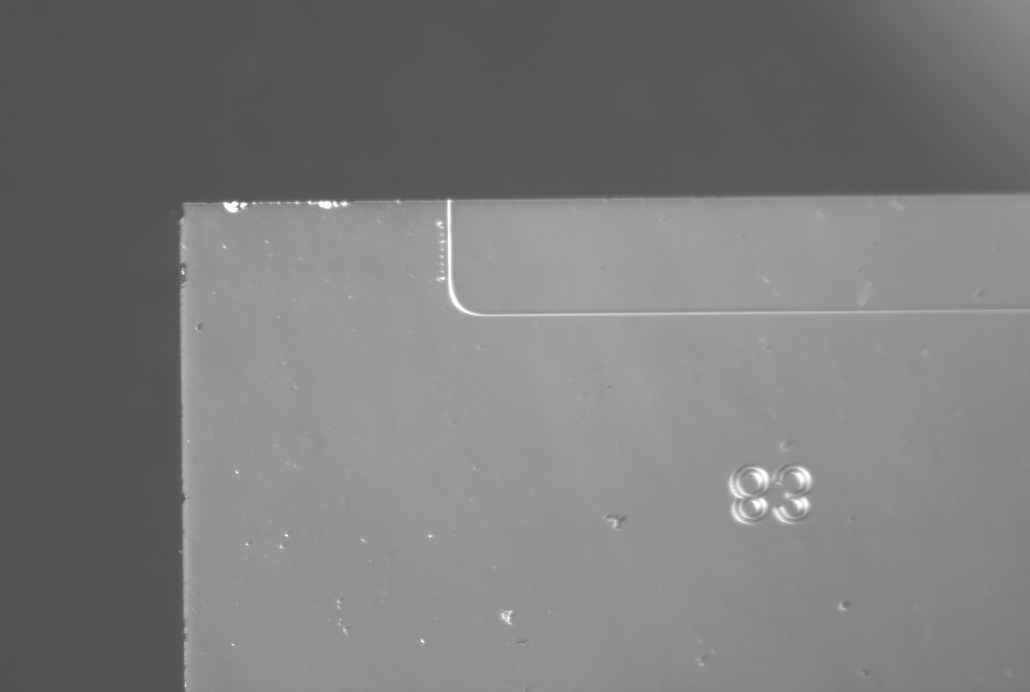
#> input picture Pictures/foto2.png, 3088 x 2076 px (shown at 1/3 size)
$ python 'edge detection.py'
#> lines starting #> are read from the running program, lines starting #| are printed output that depends on the picture; after the words box and inside, x2 and y2 are one past the last pixel; in counts of white or black regions, pixels touching at a corner belong together
import cv2
import numpy as np
import matplotlib.pyplot as plt

Draw_detected_lines = True
thickness_lines = 1
thickness_intersection = 1
thickness_mid_points = 3

# Adjust contrast function (if needed)
def adjust_contrast(image, alpha=2, beta=1):
    return cv2.convertScaleAbs(image, alpha=alpha, beta=beta)

# Function to filter lines within a 10-pixel range
def filter_lines_within_range(lines, axis='horizontal', threshold=10):
    if len(lines) == 0:
        return []

    if axis == 'horizontal':
        lines_sorted = sorted(lines, key=lambda line: line[1])  # Sort by y-coordinate for horizontal lines
    else:
        lines_sorted = sorted(lines, key=lambda line: line[0])  # Sort by x-coordinate for vertical lines

    # Start by taking the first line
    filtered_lines = [lines_sorted[0]]

    # Iterate through the sorted lines and filter them if they are within the threshold
    for line in lines_sorted[1:]:
        if axis == 'horizontal':
            if abs(line[1] - filtered_lines[-1][1]) <= threshold:
                filtered_lines.append(line)
        else:
            if abs(line[0] - filtered_lines[-1][0]) <= threshold:
                filtered_lines.append(line)

    return filtered_lines

# Function to fit a line using linear regression
def fit_line_linear_regression(points, axis='horizontal'):
    if len(points) == 0:
        return None
    if axis == 'horizontal':
        x = np.array([p[0] for p in points])
        y = np.array([p[1] for p in points])
    else:
        x = np.array([p[1] for p in points])
        y = np.array([p[0] for p in points])

    # Perform linear regression
    A = np.vstack([x, np.ones(len(x))]).T
    m, b = np.linalg.lstsq(A, y, rcond=None)[0]
    return m, b

# Convert the slope and intercept into a line (for horizontal or vertical)
def get_line_from_regression(slope, intercept, image_shape, axis='horizontal'):
    height, width = image_shape[:2]
    if axis == 'horizontal':
        x1, x2 = 0, width
        y1 = int(slope * x1 + intercept)
        y2 = int(slope * x2 + intercept)
        return np.array([x1, y1, x2, y2], dtype=np.int32)
    else:
        y1, y2 = 0, height
        x1 = int(slope * y1 + intercept)
        x2 = int(slope * y2 + intercept)
        return np.array([x1, y1, x2, y2], dtype=np.int32)

# Function to calculate intersection between the two lines
def calculate_intersection(m1, b1, m2, b2):
    # Intersection of y = m1 * x + b1 and x = m2 * y + b2
    # Solve for x first:
    x_intersection = (m2 * b1 + b2) / (1 - m2 * m1)

    # Solve for y using the horizontal line equation
    y_intersection = m1 * x_intersection + b1
    return int(x_intersection), int(y_intersection)


# Load the image
# image_path = "C:/Users/patri/Documents/Proberen en testen/nieuwe fotos/foto6.png"  # Replace with your image path
image_path = './Pictures/foto2.png' # Replace with your image path
image = cv2.imread(image_path)
#> image is the input picture: shape (2076, 3088, 3); min 76, max 255, mean 123.1

# Set the scaling factor
scale_factor = 2  # This will double the size of the image

# Get the original dimensions
height, width = image.shape[:2]

# Calculate new dimensions
new_width = int(width * scale_factor)
new_height = int(height * scale_factor)

# Upscale the image using different interpolation methods
# Choose the interpolation method: INTER_LINEAR, INTER_CUBIC, INTER_LANCZOS4
upscaled_image = cv2.resize(image, (new_width, new_height), interpolation=cv2.INTER_CUBIC)

# Convert the image to grayscale
gray = cv2.cvtColor(upscaled_image, cv2.COLOR_BGR2GRAY)

# Use Canny Edge Detection to identify edges in the image
edges = cv2.Canny(gray, 20, 50)
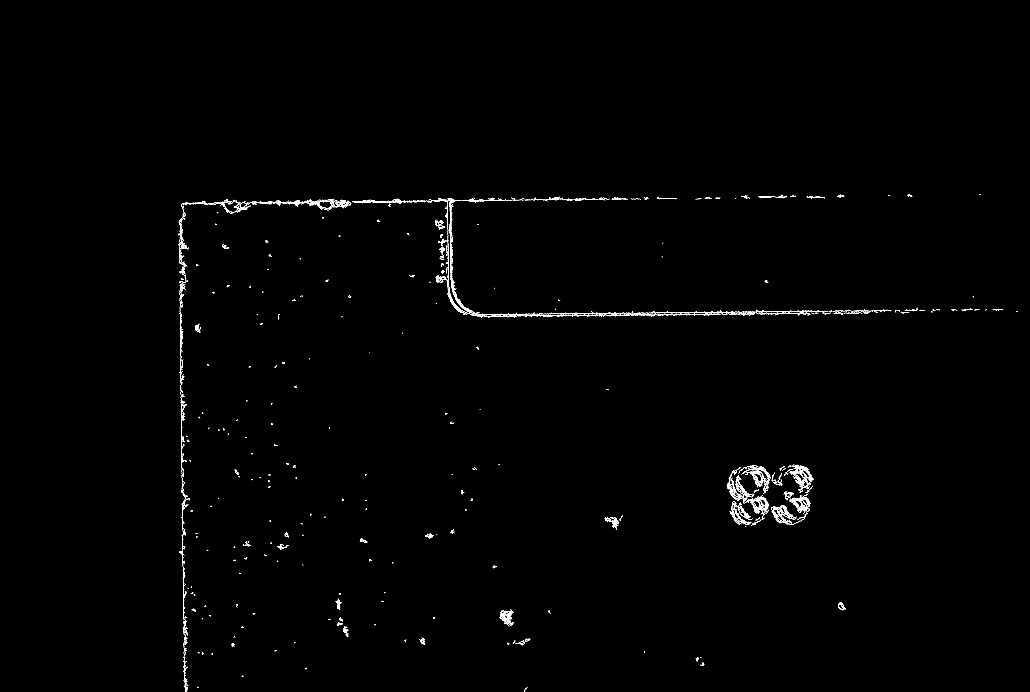
#> edges: shape (4152, 6176) (shown at 1/6 size); 0.24% white in thin lines or dots, all inside (x1, y1, x2, y2) = (1071, 1165, 6105, 4152)

# Use Hough Line Transform with tuned parameters
lines = cv2.HoughLinesP(edges, rho=0.5, theta=np.pi/360, threshold=50, minLineLength=50, maxLineGap=10)
#> lines = 339 rows, first 6: [3225, 1200, 3314, 1199], [2618, 1204, 2912, 1201], [3240, 1883, 4170, 1875], [2661, 1205, 2735, 1204], [4065, 1875, 4118, 1875], [2117, 1210, 2331, 1208]

# Separate lines into horizontal and vertical categories
horizontal_lines = [line[0] for line in lines if abs(line[0][3] - line[0][1]) < 20]  # Horizontal lines
#> horizontal_lines = 238 items, first 6: [3225, 1200, 3314, 1199], [2618, 1204, 2912, 1201], [3240, 1883, 4170, 1875], [2661, 1205, 2735, 1204], [4065, 1875, 4118, 1875], [2117, 1210, 2331, 1208]
vertical_lines = [line[0] for line in lines if abs(line[0][2] - line[0][0]) < 20]    # Vertical lines
#> vertical_lines = 87 items, first 6: [1089, 2701, 1089, 2593], [1096, 3349, 1096, 3287], [1104, 3877, 1105, 3984], [1091, 2867, 1091, 2773], [1088, 2592, 1088, 2502], [1111, 4073, 1111, 4151]

# Filter lines within 10 pixels of the average for both horizontal and vertical lines
filtered_horizontal_lines = filter_lines_within_range(horizontal_lines, axis='horizontal', threshold=10)
#> in filter_lines_within_range, `lines_sorted = sorted(lines, key=lambda line: line[1])`: lines_sorted = 238 items, first 6: [4550, 1180, 4650, 1179], [4589, 1180, 4651, 1180], [4847, 1181, 4923, 1181], [4847, 1182, 4928, 1182], [4566, 1182, 4628, 1182], [4842, 1184, 4929, 1183]
#> in filter_lines_within_range, `filtered_lines = [lines_sorted[0]]`: filtered_lines = [[4550, 1180, 4650, 1179]]
#> the loop in filter_lines_within_range, `for line in lines_sorted[1:]:` made 237 passes
#> after the loop in filter_lines_within_range, `for line in lines_sorted[1:]:`: filtered_lines = 75 items, first 6: [4550, 1180, 4650, 1179], [4589, 1180, 4651, 1180], [4847, 1181, 4923, 1181], [4847, 1182, 4928, 1182], [4566, 1182, 4628, 1182], [4842, 1184, 4929, 1183]
#> filtered_horizontal_lines has the same summary as filtered_lines in filter_lines_within_range
filtered_vertical_lines = filter_lines_within_range(vertical_lines, axis='vertical', threshold=10)
#> the loop in filter_lines_within_range (call 2), `for line in lines_sorted[1:]:` made 86 passes
#> line on passes 1 to 8: [1078, 1436, 1080, 1500], [1078, 1525, 1079, 1579], [1079, 1845, 1081, 1930], [1081, 1431, 1081, 1373], [1082, 2036, 1082, 2106], [1083, 2262, 1083, 2155], [1083, 2064, 1084, 2115], [1083, 1314, 1083, 1371]
#> filtered_vertical_lines = 59 items, first 6: [1077, 1461, 1078, 1511], [1078, 1436, 1080, 1500], [1078, 1525, 1079, 1579], [1079, 1845, 1081, 1930], [1081, 1431, 1081, 1373], [1082, 2036, 1082, 2106]

# Perform linear regression to fit the lines
if len(filtered_horizontal_lines) > 0:
    horizontal_points = [(x1, y1) for x1, y1, x2, y2 in filtered_horizontal_lines]
#> horizontal_points = 75 pairs, first value 1092 to 4863, second value 1180 to 1236
    slope_horizontal, intercept_horizontal = fit_line_linear_regression(horizontal_points, axis='horizontal')
#> in fit_line_linear_regression, `x = np.array([p[0] for p in points])`: x = 75 values, max 4863 at index 6, min 1092 at index 69, mean 2544.4
#> in fit_line_linear_regression, `y = np.array([p[1] for p in points])`: y = 75 values from 1180 to 1236
#> in fit_line_linear_regression, `A = np.vstack([x, np.ones(len(x))]).T`: A = 75 pairs, first value 1092 to 4863, second value 1 to 1
#> in fit_line_linear_regression, `m, b = np.linalg.lstsq(A, y, rcond=None)[0]`: m = -0.0113; b = 1236.3
#> slope_horizontal = -0.0113; intercept_horizontal = 1236.3
    middle_horizontal_line = get_line_from_regression(slope_horizontal, intercept_horizontal, upscaled_image.shape, axis='horizontal')
#> in get_line_from_regression, `y1 = int(slope * x1 + intercept)`: y1 = 1236
#> in get_line_from_regression, `y2 = int(slope * x2 + intercept)`: y2 = 1166
#> middle_horizontal_line = [0, 1236, 6176, 1166]
else:
    middle_horizontal_line = None

if len(filtered_vertical_lines) > 0:
    vertical_points = [(x1, y1) for x1, y1, x2, y2 in filtered_vertical_lines]
#> vertical_points = 59 pairs, first value 1077 to 1115, second value 1314 to 4133
    slope_vertical, intercept_vertical = fit_line_linear_regression(vertical_points, axis='vertical')
#> slope_vertical = 0.00847; intercept_vertical = 1071.8
    middle_vertical_line = get_line_from_regression(slope_vertical, intercept_vertical, upscaled_image.shape, axis='vertical')
#> middle_vertical_line = [1071, 0, 1107, 4152]
else:
    middle_vertical_line = None

# Draw midpoints and lines if requested
if Draw_detected_lines:
    # Draw horizontal midpoints as blue circles
    for x1, y1, x2, y2 in filtered_horizontal_lines:
        midpoint = ((x1 + x2) // 2, (y1 + y2) // 2)
        cv2.circle(upscaled_image, midpoint, thickness_mid_points, (255, 0, 0), -1)  # Blue circle for horizontal midpoints
#> this loop made 75 passes
#> (x1, y1, x2, y2, midpoint) on passes 1 to 8: (4550, 1180, 4650, 1179, (4600, 1179)), (4589, 1180, 4651, 1180, (4620, 1180)), (4847, 1181, 4923, 1181, (4885, 1181)), (4847, 1182, 4928, 1182, (4887, 1182)), (4566, 1182, 4628, 1182, (4597, 1182)), (4842, 1184, 4929, 1183, (4885, 1183)), (4863, 1184, 4945, 1184, (4904, 1184)), (4558, 1186, 4621, 1186, (4589, 1186))

    # Draw vertical midpoints as green circles
    for x1, y1, x2, y2 in filtered_vertical_lines:
        midpoint = ((x1 + x2) // 2, (y1 + y2) // 2)
        cv2.circle(upscaled_image, midpoint, thickness_mid_points, (0, 255, 0), -1)  # Green circle for vertical midpoints
#> this loop made 59 passes
#> (x1, y1, x2, y2, midpoint) on passes 1 to 8: (1077, 1461, 1078, 1511, (1077, 1486)), (1078, 1436, 1080, 1500, (1079, 1468)), (1078, 1525, 1079, 1579, (1078, 1552)), (1079, 1845, 1081, 1930, (1080, 1887)), (1081, 1431, 1081, 1373, (1081, 1402)), (1082, 2036, 1082, 2106, (1082, 2071)), (1083, 2262, 1083, 2155, (1083, 2208)), (1083, 2064, 1084, 2115, (1083, 2089))

# Create an image to show the final construction lines
construction_lines_image = upscaled_image.copy()

# Draw the horizontal and vertical lines based on linear regression
if middle_horizontal_line is not None:
    x1, y1, x2, y2 = middle_horizontal_line
#> x1 = 0; y1 = 1236; x2 = 6176; y2 = 1166
    cv2.line(construction_lines_image, (x1, int(y1)), (x2, int(y2)), (255, 0, 0), thickness_lines)  # Blue line for horizontal

if middle_vertical_line is not None:
    x1, y1, x2, y2 = middle_vertical_line
#> x1 = 1071; y1 = 0; x2 = 1107; y2 = 4152
    cv2.line(construction_lines_image, (int(x1), y1), (int(x2), y2), (0, 255, 0), thickness_lines)  # Green line for vertical

# Find and mark the intersection point
if middle_horizontal_line is not None and middle_vertical_line is not None:
    # Calculate the intersection of the two lines
    intersection = calculate_intersection(slope_horizontal, intercept_horizontal, slope_vertical, intercept_vertical)
#> in calculate_intersection, `x_intersection = (m2 * b1 + b2) / (1 - m2 * m1)`: x_intersection = 1082.2
#> in calculate_intersection, `y_intersection = m1 * x_intersection + b1`: y_intersection = 1224.1
#> intersection = (1082, 1224)
    if intersection is not None:
        print(intersection)
#| (1082, 1224)
        cv2.circle(construction_lines_image, intersection, thickness_intersection, (0, 0, 255), -1)  # Red circle for intersection

# Show the final image with construction lines and intersection point
plt.figure(figsize=(15, 7))
plt.imshow(cv2.cvtColor(construction_lines_image, cv2.COLOR_BGR2RGB))
plt.title("Intersection Point (Red) with Construction Lines")
plt.axis('off')
plt.show()

$ run again, with Pictures/foto6.png copied over Pictures/foto2.png
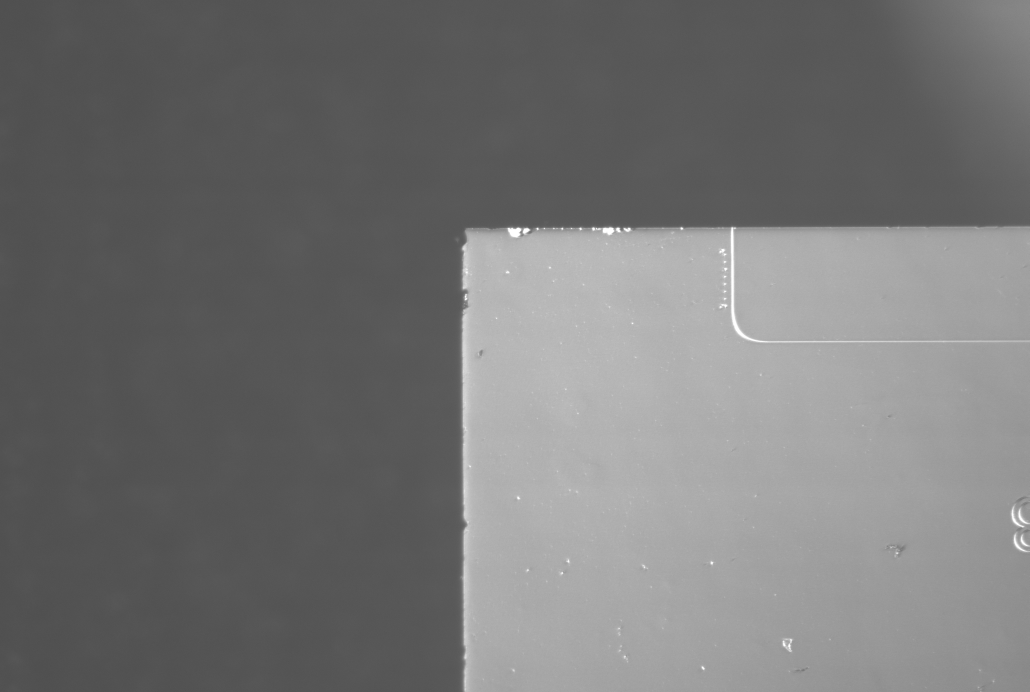
#> input picture Pictures/foto6.png, 3088 x 2076 px (shown at 1/3 size)
#> image is the input picture: shape (2076, 3088, 3); min 74, max 255, mean 116.9
#> `edges = cv2.Canny(gray, 20, 50)`:
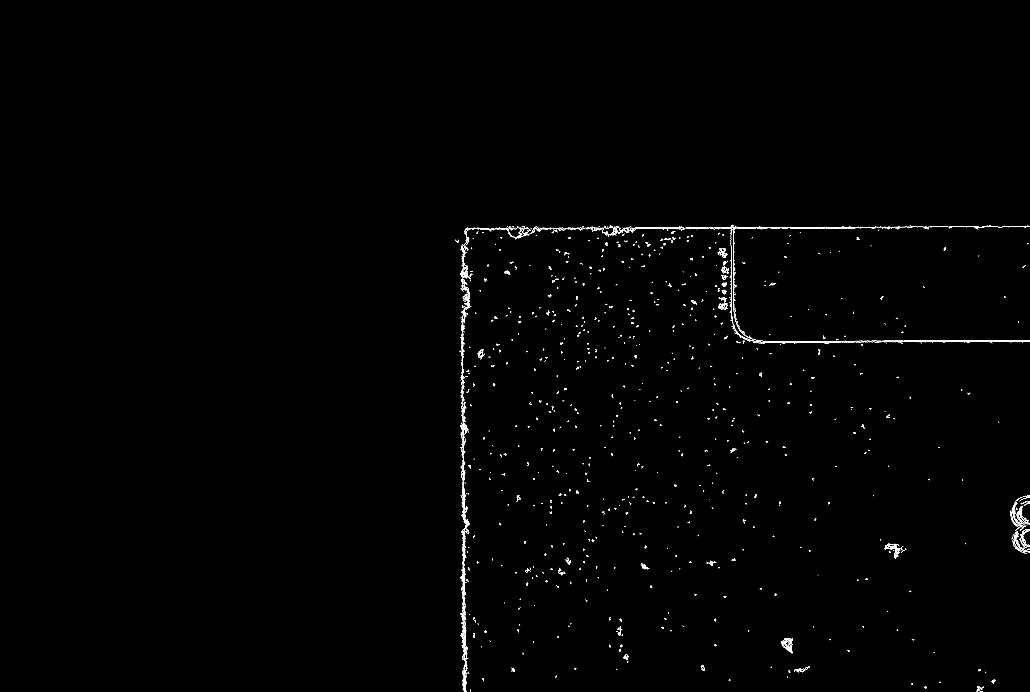
#> edges: shape (4152, 6176) (shown at 1/6 size); 0.21% white in thin lines or dots, all inside (x1, y1, x2, y2) = (2733, 1349, 6176, 4152)
#> lines = 192 rows, first 6: [4746, 1368, 5130, 1368], [2777, 2295, 2777, 2205], [4297, 1370, 4575, 1370], [2782, 3285, 2782, 3227], [4813, 1369, 4942, 1369], [4801, 1363, 5300, 1363]
#> horizontal_lines = 67 items, first 6: [4746, 1368, 5130, 1368], [4297, 1370, 4575, 1370], [4813, 1369, 4942, 1369], [4801, 1363, 5300, 1363], [5231, 2045, 5694, 2045], [4701, 2052, 5282, 2052]
#> vertical_lines = 125 items, first 6: [2777, 2295, 2777, 2205], [2782, 3285, 2782, 3227], [2788, 3566, 2788, 3407], [2783, 3555, 2783, 3396], [2780, 1617, 2780, 1489], [2776, 1656, 2776, 1524]
#> in filter_lines_within_range, `lines_sorted = sorted(lines, key=lambda line: line[1])`: lines_sorted = 67 items, first 6: [6105, 1358, 6173, 1358], [6081, 1359, 6175, 1359], [5706, 1360, 5870, 1360], [5912, 1360, 5996, 1360], [5571, 1361, 5760, 1361], [5896, 1361, 5955, 1361]
#> in filter_lines_within_range, `filtered_lines = [lines_sorted[0]]`: filtered_lines = [[6105, 1358, 6173, 1358]]
#> the loop in filter_lines_within_range, `for line in lines_sorted[1:]:` made 66 passes
#> line on passes 1 to 8: [6081, 1359, 6175, 1359], [5706, 1360, 5870, 1360], [5912, 1360, 5996, 1360], [5571, 1361, 5760, 1361], [5896, 1361, 5955, 1361], [5529, 1362, 5590, 1362], [5121, 1362, 5322, 1362], [5397, 1362, 5541, 1361]
#> after the loop in filter_lines_within_range, `for line in lines_sorted[1:]:`: filtered_lines = 50 items, first 6: [6105, 1358, 6173, 1358], [6081, 1359, 6175, 1359], [5706, 1360, 5870, 1360], [5912, 1360, 5996, 1360], [5571, 1361, 5760, 1361], [5896, 1361, 5955, 1361]
#> filtered_horizontal_lines has the same summary as filtered_lines in filter_lines_within_range
#> the loop in filter_lines_within_range (call 2), `for line in lines_sorted[1:]:` made 124 passes
#> line on passes 1 to 8: [2772, 2297, 2772, 2168], [2772, 2630, 2772, 2577], [2772, 2508, 2772, 2453], [2772, 2439, 2772, 2386], [2772, 2367, 2772, 2311], [2773, 2555, 2775, 2666], [2773, 2939, 2774, 3021], [2774, 2502, 2774, 2377]
#> filtered_vertical_lines = 105 items, first 6: [2770, 2084, 2770, 2003], [2772, 2297, 2772, 2168], [2772, 2630, 2772, 2577], [2772, 2508, 2772, 2453], [2772, 2439, 2772, 2386], [2772, 2367, 2772, 2311]
#> horizontal_points = 50 pairs, first value 2800 to 6105, second value 1358 to 1375
#> in fit_line_linear_regression, `x = np.array([p[0] for p in points])`: x = 50 values, max 6105 at index 0, min 2800 at index 34, mean 4107.7
#> in fit_line_linear_regression, `y = np.array([p[1] for p in points])`: y = 50 values from 1358 to 1375
#> A = 50 pairs, first value 2800 to 6105, second value 1 to 1
#> m = -0.00384; b = 1383.5
#> slope_horizontal = -0.00384; intercept_horizontal = 1383.5
#> in get_line_from_regression, `y1 = int(slope * x1 + intercept)`: y1 = 1383
#> in get_line_from_regression, `y2 = int(slope * x2 + intercept)`: y2 = 1359
#> middle_horizontal_line = [0, 1383, 6176, 1359]
#> vertical_points = 105 pairs, first value 2770 to 2811, second value 1468 to 4150
#> slope_vertical = -0.000852; intercept_vertical = 2786.5
#> middle_vertical_line = [2786, 0, 2782, 4152]
#> the loop `for x1, y1, x2, y2 in filtered_horizontal_lines:` made 50 passes
#> (x1, y1, x2, y2, midpoint) on passes 1 to 8: (6105, 1358, 6173, 1358, (6139, 1358)), (6081, 1359, 6175, 1359, (6128, 1359)), (5706, 1360, 5870, 1360, (5788, 1360)), (5912, 1360, 5996, 1360, (5954, 1360)), (5571, 1361, 5760, 1361, (5665, 1361)), (5896, 1361, 5955, 1361, (5925, 1361)), (5529, 1362, 5590, 1362, (5559, 1362)), (5121, 1362, 5322, 1362, (5221, 1362))
#> the loop `for x1, y1, x2, y2 in filtered_vertical_lines:` made 105 passes
#> (x1, y1, x2, y2, midpoint) on passes 1 to 8: (2770, 2084, 2770, 2003, (2770, 2043)), (2772, 2297, 2772, 2168, (2772, 2232)), (2772, 2630, 2772, 2577, (2772, 2603)), (2772, 2508, 2772, 2453, (2772, 2480)), (2772, 2439, 2772, 2386, (2772, 2412)), (2772, 2367, 2772, 2311, (2772, 2339)), (2773, 2555, 2775, 2666, (2774, 2610)), (2773, 2939, 2774, 3021, (2773, 2980))
#> `x1, y1, x2, y2 = middle_horizontal_line`: x1 = 0; y1 = 1383; x2 = 6176; y2 = 1359
#> `x1, y1, x2, y2 = middle_vertical_line`: x1 = 2786; y1 = 0; x2 = 2782; y2 = 4152
#> x_intersection = 2785.3
#> y_intersection = 1372.8
#> intersection = (2785, 1372)
#| (2785, 1372)
